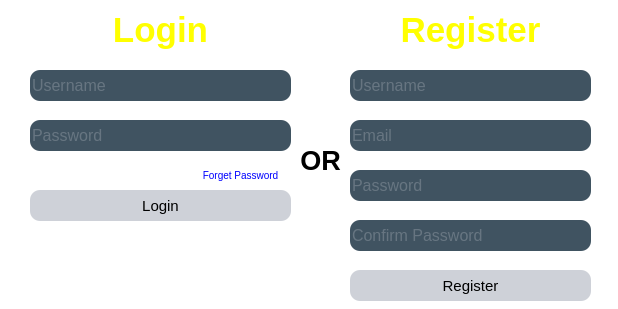
<?xml version="1.0" encoding="UTF-8"?>
<ui version="4.0">
 <class>Widget</class>
 <widget class="QWidget" name="Widget">
  <property name="geometry">
   <rect>
    <x>0</x>
    <y>0</y>
    <width>618</width>
    <height>309</height>
   </rect>
  </property>
  <property name="windowTitle">
   <string>Widget</string>
  </property>
  <property name="styleSheet">
   <string notr="true">*{
background:rgb(255, 255, 255);
font-size:15px;
font-style:MingLiU-ExtB;
}
QFrame{
border:sold 10px rgba(0,0,0);


}
QLineEdit{
color:#8d98a1;
background-color:#405361;
font-size:16px;
border-style:outset;
border-radius:10px;
font-style:MingLiU-ExtB;
}
QPushButton{
background:#ced1d8;
border-style:outset;
border-radius:10px;
font-style:MingLiU-ExtB;
}
QPushButton:pressed{
background-color:rgb(224,0,0);
border-style:inset;
font-style:MingLiU-ExtB;
}
QCheckBox{
background:rgba(85,170,255,0);
color:black;
font-style:MingLiU-ExtB;
font-size:10px;
}
QLabel{
background:rgba(85,170,255,0);
color:black;
font-style:MingLiU-ExtB;
font-size:10px;
}</string>
  </property>
  <widget class="QFrame" name="frame">
   <property name="geometry">
    <rect>
     <x>0</x>
     <y>0</y>
     <width>618</width>
     <height>309</height>
    </rect>
   </property>
   <property name="styleSheet">
    <string notr="true">*{
background:rgb(255, 255, 255);
font-size:15px;
font-style:MingLiU-ExtB;
}
QFrame{
border:sold 10px rgba(0,0,0);
background-image:url(:/images/panda_bg1.png)
}
QLineEdit{
color:#8d98a1;
background-color:#405361;
font-size:16px;
border-style:outset;
border-radius:10px;
font-style:MingLiU-ExtB;
}
QPushButton{
background:#ced1d8;
border-style:outset;
border-radius:10px;
font-style:MingLiU-ExtB;
}
QPushButton:pressed{
background-color:rgb(224,0,0);
border-style:inset;
font-style:MingLiU-ExtB;
}
QCheckBox{
background:rgba(85,170,255, 0);
color:yellow;
font-style:MingLiU-ExtB;
font-size: 10px;
}
ForgetPassword{
background:rgba(255, 0, 0, 0);
color:yellow;
font-style:MingLiU-ExtB;
font-size:10px;
}

QLabel{
background:rgba(255, 0, 0, 0);
color:black;
font-style:MingLiU-ExtB;
font-size:10px;
}

ForgetPassword{
background:rgba(255, 0, 0, 0);
color:yellow;
font-style:MingLiU-ExtB;
font-size:10px;
}
</string>
   </property>
   <property name="frameShape">
    <enum>QFrame::StyledPanel</enum>
   </property>
   <property name="frameShadow">
    <enum>QFrame::Raised</enum>
   </property>
   <widget class="QCheckBox" name="RememberMe">
    <property name="enabled">
     <bool>true</bool>
    </property>
    <property name="geometry">
     <rect>
      <x>40</x>
      <y>160</y>
      <width>81</width>
      <height>31</height>
     </rect>
    </property>
    <property name="styleSheet">
     <string notr="true">color:white</string>
    </property>
    <property name="text">
     <string>Remember Me</string>
    </property>
    <property name="tristate">
     <bool>true</bool>
    </property>
   </widget>
   <widget class="QLabel" name="CalenPanda">
    <property name="geometry">
     <rect>
      <x>10</x>
      <y>10</y>
      <width>301</width>
      <height>61</height>
     </rect>
    </property>
    <property name="font">
     <font>
      <pointsize>-1</pointsize>
      <bold>true</bold>
     </font>
    </property>
    <property name="lineWidth">
     <number>2</number>
    </property>
    <property name="midLineWidth">
     <number>1</number>
    </property>
    <property name="text">
     <string>&lt;html&gt;&lt;head/&gt;&lt;body&gt;&lt;p&gt;&lt;span style=&quot; font-size:26pt; color:#ffff00;&quot;&gt;Login&lt;/span&gt;&lt;/p&gt;&lt;/body&gt;&lt;/html&gt;</string>
    </property>
    <property name="alignment">
     <set>Qt::AlignHCenter|Qt::AlignTop</set>
    </property>
    <property name="indent">
     <number>0</number>
    </property>
   </widget>
   <widget class="QLineEdit" name="UsernameInput">
    <property name="geometry">
     <rect>
      <x>30</x>
      <y>70</y>
      <width>261</width>
      <height>31</height>
     </rect>
    </property>
    <property name="placeholderText">
     <string>Username</string>
    </property>
   </widget>
   <widget class="QLineEdit" name="PasswordInput">
    <property name="geometry">
     <rect>
      <x>30</x>
      <y>120</y>
      <width>261</width>
      <height>31</height>
     </rect>
    </property>
    <property name="placeholderText">
     <string>Password</string>
    </property>
   </widget>
   <widget class="QPushButton" name="LoginButton">
    <property name="geometry">
     <rect>
      <x>30</x>
      <y>190</y>
      <width>261</width>
      <height>31</height>
     </rect>
    </property>
    <property name="text">
     <string>Login</string>
    </property>
   </widget>
   <widget class="QPushButton" name="ForgetPassword">
    <property name="enabled">
     <bool>true</bool>
    </property>
    <property name="geometry">
     <rect>
      <x>190</x>
      <y>160</y>
      <width>101</width>
      <height>31</height>
     </rect>
    </property>
    <property name="styleSheet">
     <string notr="true">background:rgba(255, 0, 0, 0);
color:blue;
font-style:MingLiU-ExtB;
font-size:10px;</string>
    </property>
    <property name="text">
     <string>Forget Password</string>
    </property>
   </widget>
   <widget class="Line" name="SplitLine1">
    <property name="geometry">
     <rect>
      <x>320</x>
      <y>20</y>
      <width>2</width>
      <height>100</height>
     </rect>
    </property>
    <property name="orientation">
     <enum>Qt::Vertical</enum>
    </property>
   </widget>
   <widget class="QLabel" name="label">
    <property name="geometry">
     <rect>
      <x>300</x>
      <y>140</y>
      <width>41</width>
      <height>41</height>
     </rect>
    </property>
    <property name="text">
     <string>&lt;html&gt;&lt;head/&gt;&lt;body&gt;&lt;p align=&quot;center&quot;&gt;&lt;span style=&quot; font-size:20pt; font-weight:700;&quot;&gt;OR&lt;/span&gt;&lt;/p&gt;&lt;/body&gt;&lt;/html&gt;</string>
    </property>
    <property name="alignment">
     <set>Qt::AlignCenter</set>
    </property>
   </widget>
   <widget class="Line" name="SplitLine1_2">
    <property name="geometry">
     <rect>
      <x>320</x>
      <y>200</y>
      <width>2</width>
      <height>100</height>
     </rect>
    </property>
    <property name="orientation">
     <enum>Qt::Vertical</enum>
    </property>
   </widget>
   <widget class="QLabel" name="RegisterLabel">
    <property name="geometry">
     <rect>
      <x>330</x>
      <y>10</y>
      <width>281</width>
      <height>61</height>
     </rect>
    </property>
    <property name="font">
     <font>
      <pointsize>-1</pointsize>
      <bold>true</bold>
     </font>
    </property>
    <property name="lineWidth">
     <number>2</number>
    </property>
    <property name="midLineWidth">
     <number>1</number>
    </property>
    <property name="text">
     <string>&lt;html&gt;&lt;head/&gt;&lt;body&gt;&lt;p&gt;&lt;span style=&quot; font-size:26pt; color:#ffff00;&quot;&gt;Register&lt;/span&gt;&lt;/p&gt;&lt;/body&gt;&lt;/html&gt;</string>
    </property>
    <property name="alignment">
     <set>Qt::AlignHCenter|Qt::AlignTop</set>
    </property>
    <property name="indent">
     <number>0</number>
    </property>
   </widget>
   <widget class="QLineEdit" name="UsernameRegister">
    <property name="geometry">
     <rect>
      <x>350</x>
      <y>70</y>
      <width>241</width>
      <height>31</height>
     </rect>
    </property>
    <property name="placeholderText">
     <string>Username</string>
    </property>
   </widget>
   <widget class="QLineEdit" name="EmailIRegister">
    <property name="geometry">
     <rect>
      <x>350</x>
      <y>120</y>
      <width>241</width>
      <height>31</height>
     </rect>
    </property>
    <property name="placeholderText">
     <string>Email</string>
    </property>
   </widget>
   <widget class="QLineEdit" name="PasswordRegister">
    <property name="geometry">
     <rect>
      <x>350</x>
      <y>170</y>
      <width>241</width>
      <height>31</height>
     </rect>
    </property>
    <property name="placeholderText">
     <string>Password</string>
    </property>
   </widget>
   <widget class="QLineEdit" name="ConfirmPassword">
    <property name="geometry">
     <rect>
      <x>350</x>
      <y>220</y>
      <width>241</width>
      <height>31</height>
     </rect>
    </property>
    <property name="placeholderText">
     <string>Confirm Password</string>
    </property>
   </widget>
   <widget class="QPushButton" name="RegisterButton">
    <property name="geometry">
     <rect>
      <x>350</x>
      <y>270</y>
      <width>241</width>
      <height>31</height>
     </rect>
    </property>
    <property name="text">
     <string>Register</string>
    </property>
   </widget>
  </widget>
 </widget>
 <resources/>
 <connections/>
</ui>
